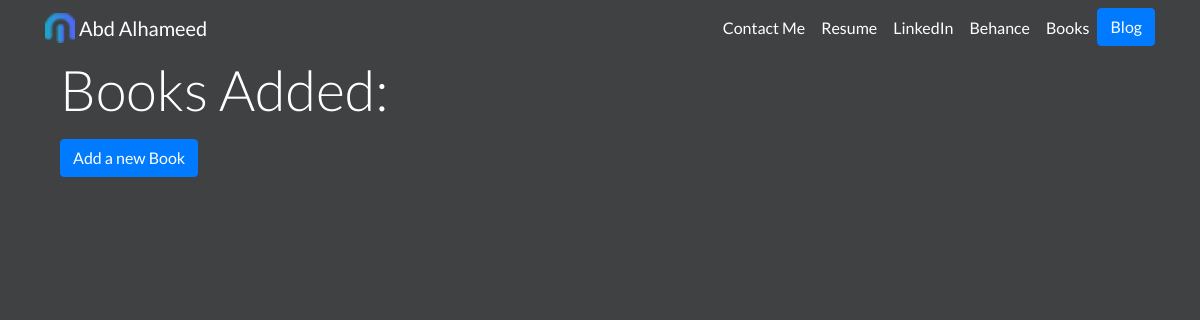
The page /all_books/ on the database as committed earlier.
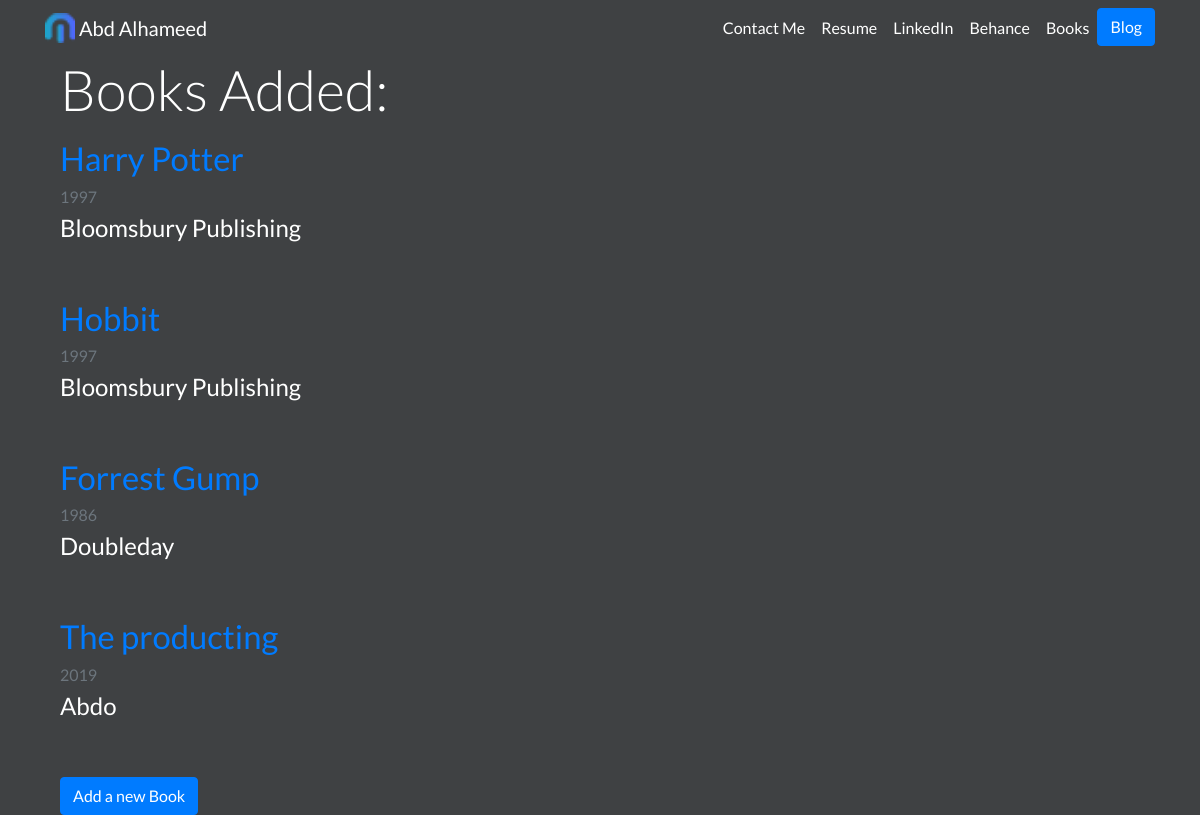
The same page on the database as committed later.
### portfolio/models.py (models this page shows, shortened)
class Book(models.Model):
    title = models.CharField(max_length=100, null=False, blank=False)
    description = models.TextField(null=False, blank=False)
    year = models.CharField(max_length=4, null=False, blank=False)
    publisher = models.ForeignKey(Publisher, on_delete=models.CASCADE)

class Publisher(models.Model):
    name = models.CharField(max_length=100, null=False, blank=False)
    country = models.CharField(max_length=50)
    address = models.CharField(max_length=50)
    def __str__(self):
        return self.name

### portfolio/views.py (the view)
# urls.py: path('all_books/', AllBooks.as_view(), name="all_books"),
class AllBooks(ListView):
    objects = Book.objects.all()
    template_name = 'portfolio/all_books.html'
    model = Book
    context_object_name = 'books'

### portfolio/templates/portfolio/all_books.html
{% extends "portfolio/base.html" %}
{% load static %}
{% block content %}
    <div class="form-group col-md-8">
        <h1 class="display-4">Books Added:</h1>
    </div>
    {% for book in books %}
        <div class="col-md-10">
            <a href="{% url 'detailbooks' book.id %}">
                <h2>{{ book.title }}</h2>
            </a>
            <h6 class="text-muted">{{ book.year }}</h6>
            <h4>{{ book.publisher }}</h4>
            <br><br>
        </div>
    {% endfor %}
    <div class="col-md-10">
        <a class="btn btn-primary" href="{% url 'addbook' %}">Add a new Book</a>
    </div>
{% endblock %}

### portfolio/templates/portfolio/base.html (shortened to what this page needs)
{% load static %}
<!doctype html>
<html lang="en">
<head>
  <link rel="stylesheet" href="https://stackpath.bootstrapcdn.com/bootstrap/4.4.1/css/bootstrap.min.css">
  <link rel="stylesheet" href="{% static "portfolio/custom.css" %}">
</head>
<body>
  <nav id="topNav" class="navbar navbar-expand-md navbar-light">
    <div class="container">
      <a class="navbar-brand" href="{% url 'home' %}">
        <img src="{% static "portfolio/Logo.png" %}" width="30" height="30" class="d-inline-block align-top" >
        <span>Abd Alhameed</span>
      </a>
      <div class="collapse navbar-collapse text-center" id="navbarNav">
        <ul class="navbar-nav ml-auto">
            <li>
            <a role="button" href="{% url 'contact' %}" class="nav-link">Contact Me</a>
             </li>
          <li class="nav-item">
            <a class="nav-link" href="{% static "portfolio/Abd ALhameed Sarayji CV.pdf" %}">Resume</a>
          </li>
          <li class="nav-item">
            <a class="nav-link" href="https://www.linkedin.com/in/abd-alhamed-saraijy-1a1a96109/" target="_blank">LinkedIn</a>
          </li>
          <li class="nav-item">
            <a class="nav-link" href="https://behance.net/abeedo" target="_blank">Behance</a>
          </li>
            <li class="nav-item">
            <a class="nav-link" href="{% url 'all_books' %}" target="_blank">Books</a>
          </li>
          <li>
            <a role="button" href="{% url 'blog:all_blogs' %}" class="btn btn-primary">Blog</a>
          </li>
        </ul>
      </div>
    </div>
  </nav>
  <div class="container">
    {% block content %}{% endblock %}
  </div>
</body>
</html>

### portfolio/static/portfolio/custom.css (style rules this page uses)
.navbar-nav .nav-link { color: white !important; }
body { font-family: 'Lato', sans-serif; color: white; background-color: rgba(43,45,47,0.9); }
span { color: white; }
img { border-radius: 4px; }
h2 { font-size: 2.05rem; }

Rows that differ between the two databases and show on the page:
added Book: title "Harry Potter", year "1997", publisher "Bloomsbury Publishing"
added Book: title "Hobbit", year "1997", publisher "Bloomsbury Publishing"
added Book: title "Forrest Gump", year "1986", publisher "Doubleday"
added Book: title "The producting", year "2019", publisher "Abdo"
